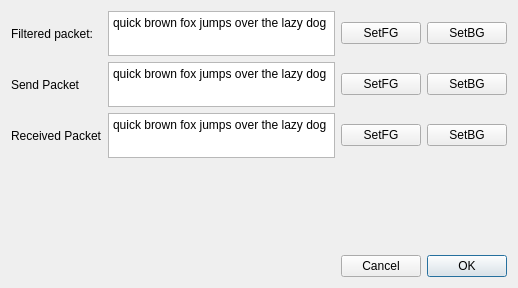
<?xml version="1.0" encoding="UTF-8"?>
<ui version="4.0">
 <class>SettingsDialog</class>
 <widget class="QDialog" name="SettingsDialog">
  <property name="geometry">
   <rect>
    <x>0</x>
    <y>0</y>
    <width>518</width>
    <height>288</height>
   </rect>
  </property>
  <property name="maximumSize">
   <size>
    <width>16777215</width>
    <height>16777212</height>
   </size>
  </property>
  <property name="windowTitle">
   <string>Dialog</string>
  </property>
  <layout class="QVBoxLayout" name="verticalLayout">
   <item>
    <layout class="QVBoxLayout" name="verticalLayout_2" stretch="0,0">
     <item>
      <layout class="QGridLayout" name="gridLayout">
       <property name="leftMargin">
        <number>0</number>
       </property>
       <property name="bottomMargin">
        <number>0</number>
       </property>
       <item row="0" column="2">
        <widget class="QPushButton" name="FilterFGBtn">
         <property name="text">
          <string>SetFG</string>
         </property>
         <property name="autoDefault">
          <bool>false</bool>
         </property>
        </widget>
       </item>
       <item row="0" column="1">
        <widget class="QPlainTextEdit" name="FilterTest">
         <property name="sizePolicy">
          <sizepolicy hsizetype="Expanding" vsizetype="Fixed">
           <horstretch>0</horstretch>
           <verstretch>0</verstretch>
          </sizepolicy>
         </property>
         <property name="maximumSize">
          <size>
           <width>16777215</width>
           <height>45</height>
          </size>
         </property>
         <property name="readOnly">
          <bool>false</bool>
         </property>
         <property name="plainText">
          <string>quick brown fox jumps over the lazy dog</string>
         </property>
         <property name="backgroundVisible">
          <bool>false</bool>
         </property>
        </widget>
       </item>
       <item row="1" column="1">
        <widget class="QPlainTextEdit" name="SendTest">
         <property name="sizePolicy">
          <sizepolicy hsizetype="Expanding" vsizetype="Fixed">
           <horstretch>0</horstretch>
           <verstretch>0</verstretch>
          </sizepolicy>
         </property>
         <property name="maximumSize">
          <size>
           <width>16777215</width>
           <height>45</height>
          </size>
         </property>
         <property name="plainText">
          <string>quick brown fox jumps over the lazy dog</string>
         </property>
        </widget>
       </item>
       <item row="0" column="0">
        <widget class="QLabel" name="label_1">
         <property name="text">
          <string>Filtered packet:</string>
         </property>
        </widget>
       </item>
       <item row="3" column="0">
        <spacer name="verticalSpacer">
         <property name="orientation">
          <enum>Qt::Vertical</enum>
         </property>
         <property name="sizeHint" stdset="0">
          <size>
           <width>20</width>
           <height>40</height>
          </size>
         </property>
        </spacer>
       </item>
       <item row="1" column="2">
        <widget class="QPushButton" name="SendFGBtn">
         <property name="text">
          <string>SetFG</string>
         </property>
         <property name="autoDefault">
          <bool>false</bool>
         </property>
        </widget>
       </item>
       <item row="1" column="3">
        <widget class="QPushButton" name="SendBGBtn">
         <property name="text">
          <string>SetBG</string>
         </property>
         <property name="autoDefault">
          <bool>false</bool>
         </property>
        </widget>
       </item>
       <item row="1" column="0">
        <widget class="QLabel" name="label">
         <property name="text">
          <string>Send Packet</string>
         </property>
        </widget>
       </item>
       <item row="0" column="3">
        <widget class="QPushButton" name="FilterBGBtn">
         <property name="text">
          <string>SetBG</string>
         </property>
         <property name="autoDefault">
          <bool>false</bool>
         </property>
        </widget>
       </item>
       <item row="2" column="0">
        <widget class="QLabel" name="label_2">
         <property name="text">
          <string>Received Packet</string>
         </property>
        </widget>
       </item>
       <item row="2" column="1">
        <widget class="QPlainTextEdit" name="RcvTest">
         <property name="sizePolicy">
          <sizepolicy hsizetype="Expanding" vsizetype="Fixed">
           <horstretch>0</horstretch>
           <verstretch>0</verstretch>
          </sizepolicy>
         </property>
         <property name="maximumSize">
          <size>
           <width>16777215</width>
           <height>45</height>
          </size>
         </property>
         <property name="plainText">
          <string>quick brown fox jumps over the lazy dog</string>
         </property>
        </widget>
       </item>
       <item row="2" column="2">
        <widget class="QPushButton" name="RcvFGBtn">
         <property name="text">
          <string>SetFG</string>
         </property>
         <property name="autoDefault">
          <bool>false</bool>
         </property>
        </widget>
       </item>
       <item row="2" column="3">
        <widget class="QPushButton" name="RcvBGBtn">
         <property name="text">
          <string>SetBG</string>
         </property>
         <property name="autoDefault">
          <bool>false</bool>
         </property>
        </widget>
       </item>
      </layout>
     </item>
     <item>
      <layout class="QHBoxLayout" name="horizontalLayout_7">
       <property name="bottomMargin">
        <number>0</number>
       </property>
       <item>
        <spacer name="horizontalSpacer_18">
         <property name="orientation">
          <enum>Qt::Horizontal</enum>
         </property>
         <property name="sizeHint" stdset="0">
          <size>
           <width>40</width>
           <height>20</height>
          </size>
         </property>
        </spacer>
       </item>
       <item>
        <widget class="QPushButton" name="cancel_btn">
         <property name="text">
          <string>Cancel</string>
         </property>
         <property name="autoDefault">
          <bool>false</bool>
         </property>
        </widget>
       </item>
       <item>
        <widget class="QPushButton" name="ok_btn">
         <property name="text">
          <string>OK</string>
         </property>
        </widget>
       </item>
      </layout>
     </item>
    </layout>
   </item>
  </layout>
 </widget>
 <resources/>
 <connections/>
</ui>
